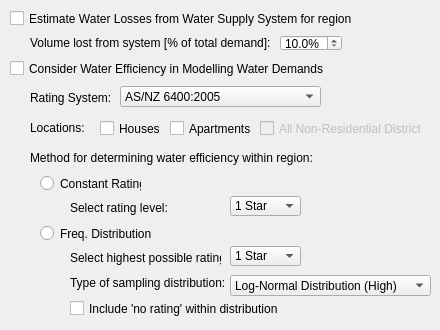
                 <widget class="QWidget" name="wef_widget" native="true">
                  <property name="minimumSize">
                   <size>
                    <width>0</width>
                    <height>330</height>
                   </size>
                  </property>
                  <widget class="QLabel" name="WEF_rating_system_lbl">
                   <property name="geometry">
                    <rect>
                     <x>30</x>
                     <y>90</y>
                     <width>91</width>
                     <height>16</height>
                    </rect>
                   </property>
                   <property name="text">
                    <string>Rating System:</string>
                   </property>
                  </widget>
                  <widget class="QCheckBox" name="WEF_loc_house_check">
                   <property name="geometry">
                    <rect>
                     <x>100</x>
                     <y>120</y>
                     <width>61</width>
                     <height>17</height>
                    </rect>
                   </property>
                   <property name="text">
                    <string>Houses</string>
                   </property>
                  </widget>
                  <widget class="QCheckBox" name="WEF_loc_nonres_check">
                   <property name="enabled">
                    <bool>false</bool>
                   </property>
                   <property name="geometry">
                    <rect>
                     <x>260</x>
                     <y>120</y>
                     <width>161</width>
                     <height>17</height>
                    </rect>
                   </property>
                   <property name="text">
                    <string>All Non-Residential Districts</string>
                   </property>
                  </widget>
                  <widget class="QComboBox" name="WEF_rating_system_combo">
                   <property name="geometry">
                    <rect>
                     <x>120</x>
                     <y>86</y>
                     <width>201</width>
                     <height>21</height>
                    </rect>
                   </property>
                   <item>
                    <property name="text">
                     <string>AS/NZ 6400:2005</string>
                    </property>
                   </item>
                   <item>
                    <property name="text">
                     <string>Others...</string>
                    </property>
                   </item>
                  </widget>
                  <widget class="QLabel" name="WED_loc_lbl">
                   <property name="geometry">
                    <rect>
                     <x>30</x>
                     <y>120</y>
                     <width>61</width>
                     <height>16</height>
                    </rect>
                   </property>
                   <property name="text">
                    <string>Locations:</string>
                   </property>
                  </widget>
                  <widget class="QCheckBox" name="WEF_loc_apart_check">
                   <property name="enabled">
                    <bool>true</bool>
                   </property>
                   <property name="geometry">
                    <rect>
                     <x>170</x>
                     <y>120</y>
                     <width>91</width>
                     <height>17</height>
                    </rect>
                   </property>
                   <property name="text">
                    <string>Apartments</string>
                   </property>
                  </widget>
                  <widget class="QLabel" name="WED_loc_lbl2">
                   <property name="geometry">
                    <rect>
                     <x>30</x>
                     <y>150</y>
                     <width>311</width>
                     <height>16</height>
                    </rect>
                   </property>
                   <property name="text">
                    <string>Method for determining water efficiency within region:</string>
                   </property>
                  </widget>
                  <widget class="QRadioButton" name="WEF_constant_radio">
                   <property name="geometry">
                    <rect>
                     <x>40</x>
                     <y>175</y>
                     <width>101</width>
                     <height>17</height>
                    </rect>
                   </property>
                   <property name="text">
                    <string>Constant Rating</string>
                   </property>
                  </widget>
                  <widget class="QRadioButton" name="WEF_distribution_radio">
                   <property name="geometry">
                    <rect>
                     <x>40</x>
                     <y>225</y>
                     <width>111</width>
                     <height>17</height>
                    </rect>
                   </property>
                   <property name="text">
                    <string>Freq. Distribution</string>
                   </property>
                  </widget>
                  <widget class="QLabel" name="WEF_constant_lbl">
                   <property name="geometry">
                    <rect>
                     <x>70</x>
                     <y>200</y>
                     <width>101</width>
                     <height>16</height>
                    </rect>
                   </property>
                   <property name="text">
                    <string>Select rating level:</string>
                   </property>
                  </widget>
                  <widget class="QComboBox" name="WEF_constant_combo">
                   <property name="geometry">
                    <rect>
                     <x>230</x>
                     <y>196</y>
                     <width>71</width>
                     <height>20</height>
                    </rect>
                   </property>
                   <item>
                    <property name="text">
                     <string>1 Star</string>
                    </property>
                   </item>
                   <item>
                    <property name="text">
                     <string>2 Stars</string>
                    </property>
                   </item>
                   <item>
                    <property name="text">
                     <string>3 Stars</string>
                    </property>
                   </item>
                   <item>
                    <property name="text">
                     <string>4 Stars</string>
                    </property>
                   </item>
                   <item>
                    <property name="text">
                     <string>5 Stars</string>
                    </property>
                   </item>
                   <item>
                    <property name="text">
                     <string>6 Stars</string>
                    </property>
                   </item>
                  </widget>
                  <widget class="QCheckBox" name="WEF_consider">
                   <property name="geometry">
                    <rect>
                     <x>10</x>
                     <y>60</y>
                     <width>351</width>
                     <height>17</height>
                    </rect>
                   </property>
                   <property name="text">
                    <string>Consider Water Efficiency in Modelling Water Demands</string>
                   </property>
                  </widget>
                  <widget class="QLabel" name="WEF_distribution_lbl2">
                   <property name="geometry">
                    <rect>
                     <x>70</x>
                     <y>250</y>
                     <width>151</width>
                     <height>16</height>
                    </rect>
                   </property>
                   <property name="text">
                    <string>Select highest possible rating:</string>
                   </property>
                  </widget>
                  <widget class="QComboBox" name="WEF_distribution_combo">
                   <property name="geometry">
                    <rect>
                     <x>230</x>
                     <y>246</y>
                     <width>71</width>
                     <height>20</height>
                    </rect>
                   </property>
                   <item>
                    <property name="text">
                     <string>1 Star</string>
                    </property>
                   </item>
                   <item>
                    <property name="text">
                     <string>2 Stars</string>
                    </property>
                   </item>
                   <item>
                    <property name="text">
                     <string>3 Stars</string>
                    </property>
                   </item>
                   <item>
                    <property name="text">
                     <string>4 Stars</string>
                    </property>
                   </item>
                   <item>
                    <property name="text">
                     <string>5 Stars</string>
                    </property>
                   </item>
                   <item>
                    <property name="text">
                     <string>6 Stars</string>
                    </property>
                   </item>
                  </widget>
                  <widget class="QLabel" name="WEF_distribution_lbl3">
                   <property name="geometry">
                    <rect>
                     <x>70</x>
                     <y>275</y>
                     <width>161</width>
                     <height>16</height>
                    </rect>
                   </property>
                   <property name="text">
                    <string>Type of sampling distribution:</string>
                   </property>
                  </widget>
                  <widget class="QComboBox" name="WEF_distribution_select">
                   <property name="geometry">
                    <rect>
                     <x>230</x>
                     <y>275</y>
                     <width>201</width>
                     <height>21</height>
                    </rect>
                   </property>
                   <item>
                    <property name="text">
                     <string>Log-Normal Distribution (High)</string>
                    </property>
                   </item>
                   <item>
                    <property name="text">
                     <string>Log-Normal Distribution (Low)</string>
                    </property>
                   </item>
                   <item>
                    <property name="text">
                     <string>Normal Distribution</string>
                    </property>
                   </item>
                   <item>
                    <property name="text">
                     <string>Uniform Distribution</string>
                    </property>
                   </item>
                  </widget>
                  <widget class="QCheckBox" name="WEF_distribution_check">
                   <property name="enabled">
                    <bool>true</bool>
                   </property>
                   <property name="geometry">
                    <rect>
                     <x>70</x>
                     <y>300</y>
                     <width>261</width>
                     <height>17</height>
                    </rect>
                   </property>
                   <property name="text">
                    <string>Include 'no rating' within distribution</string>
                   </property>
                  </widget>
                  <widget class="QCheckBox" name="LOSS_status">
                   <property name="geometry">
                    <rect>
                     <x>10</x>
                     <y>10</y>
                     <width>351</width>
                     <height>17</height>
                    </rect>
                   </property>
                   <property name="text">
                    <string>Estimate Water Losses from Water Supply System for region</string>
                   </property>
                  </widget>
                  <widget class="QLabel" name="LOSS_lbl">
                   <property name="geometry">
                    <rect>
                     <x>30</x>
                     <y>35</y>
                     <width>241</width>
                     <height>16</height>
                    </rect>
                   </property>
                   <property name="text">
                    <string>Volume lost from system [% of total demand]:</string>
                   </property>
                  </widget>
                  <widget class="QDoubleSpinBox" name="LOSS_spin">
                   <property name="geometry">
                    <rect>
                     <x>280</x>
                     <y>35</y>
                     <width>62</width>
                     <height>16</height>
                    </rect>
                   </property>
                   <property name="suffix">
                    <string>%</string>
                   </property>
                   <property name="decimals">
                    <number>1</number>
                   </property>
                   <property name="maximum">
                    <double>100.000000000000000</double>
                   </property>
                   <property name="value">
                    <double>10.000000000000000</double>
                   </property>
                  </widget>
                 </widget>
